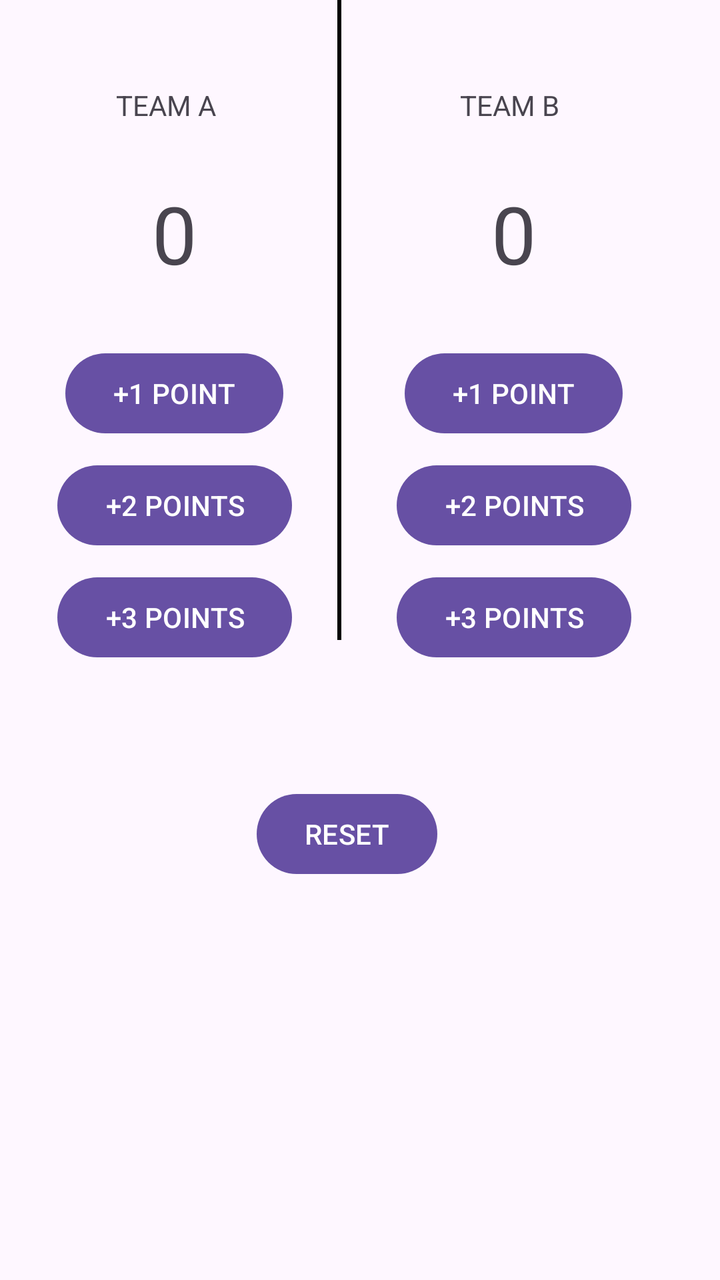
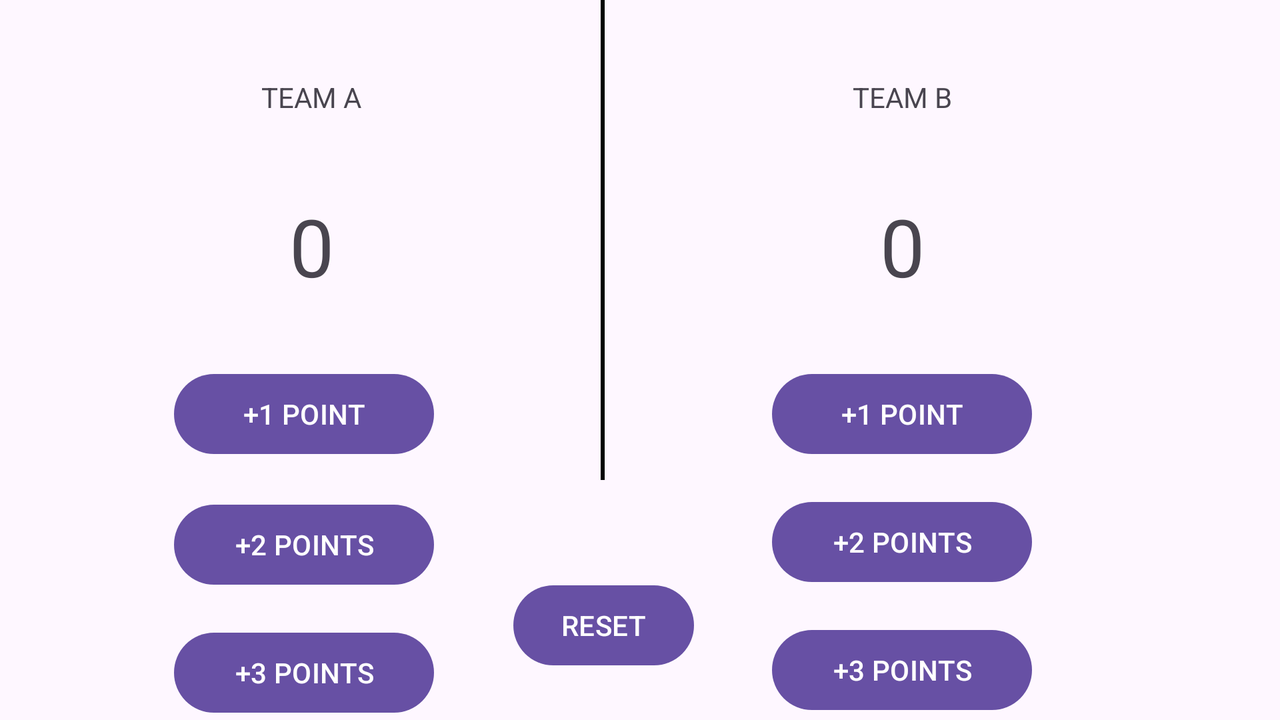

Compare how this app lays out the same screen by default and in its alternative resource folder. The renders come first, then the two layout files and the values they reference.
<!-- AndroidManifest.xml: application theme Theme.APPs -->
<!-- res/layout/activity_scoring_two.xml -->
<?xml version="1.0" encoding="utf-8"?>
<androidx.constraintlayout.widget.ConstraintLayout xmlns:android="http://schemas.android.com/apk/res/android"
    xmlns:app="http://schemas.android.com/apk/res-auto"
    xmlns:tools="http://schemas.android.com/tools"
    android:id="@+id/main"
    android:layout_width="match_parent"
    android:layout_height="match_parent"
    android:orientation="horizontal"
    tools:context=".ScoringTwoActivity" >

    <Button
        android:id="@+id/team2_add3"
        android:layout_width="wrap_content"
        android:layout_height="wrap_content"
        android:layout_marginTop="8dp"
        android:onClick="onTowClick"
        android:text="@string/_3_points"
        app:layout_constraintBottom_toBottomOf="parent"
        app:layout_constraintEnd_toEndOf="@+id/team2_add2"
        app:layout_constraintHorizontal_bias="0.0"
        app:layout_constraintStart_toStartOf="@+id/team2_add2"
        app:layout_constraintTop_toBottomOf="@+id/team2_add2"
        app:layout_constraintVertical_bias="0.0" />

    <TextView
        android:id="@+id/team1_score"
        android:layout_width="64dp"
        android:layout_height="64dp"
        android:layout_marginTop="16dp"
        android:gravity="center"
        android:text="0"
        android:textSize="40dp"
        app:layout_constraintEnd_toEndOf="@+id/team1"
        app:layout_constraintHorizontal_bias="0.607"
        app:layout_constraintStart_toStartOf="@+id/team1"
        app:layout_constraintTop_toBottomOf="@+id/team1" />

    <Button
        android:id="@+id/team1_add2"
        android:layout_width="wrap_content"
        android:layout_height="wrap_content"
        android:layout_marginTop="8dp"
        android:onClick="onTowClick"
        android:text="@string/_2_points"
        app:layout_constraintEnd_toEndOf="@+id/team1_add1"
        app:layout_constraintStart_toStartOf="@+id/team1_add1"
        app:layout_constraintTop_toBottomOf="@+id/team1_add1" />

    <Button
        android:id="@+id/team1_add1"
        android:layout_width="wrap_content"
        android:layout_height="wrap_content"
        android:layout_marginTop="24dp"
        android:onClick="onTowClick"
        android:text="@string/_1_point"
        app:layout_constraintEnd_toEndOf="@+id/team1_score"
        app:layout_constraintStart_toStartOf="@+id/team1_score"
        app:layout_constraintTop_toBottomOf="@+id/team1_score" />

    <TextView
        android:id="@+id/team1"
        android:layout_width="100dp"
        android:layout_height="32dp"
        android:layout_marginTop="16dp"
        android:gravity="center"
        android:text="@string/team_a"
        app:layout_constraintBottom_toBottomOf="parent"
        app:layout_constraintEnd_toEndOf="parent"
        app:layout_constraintHorizontal_bias="0.127"
        app:layout_constraintStart_toStartOf="parent"
        app:layout_constraintTop_toTopOf="parent"
        app:layout_constraintVertical_bias="0.035" />

    <TextView
        android:id="@+id/team2"
        android:layout_width="100dp"
        android:layout_height="32dp"
        android:layout_marginTop="16dp"
        android:gravity="center"
        android:text="@string/team_b"
        app:layout_constraintBottom_toBottomOf="parent"
        app:layout_constraintEnd_toEndOf="parent"
        app:layout_constraintHorizontal_bias="0.787"
        app:layout_constraintStart_toStartOf="parent"
        app:layout_constraintTop_toTopOf="parent"
        app:layout_constraintVertical_bias="0.035" />

    <TextView
        android:id="@+id/team2_score"
        android:layout_width="64dp"
        android:layout_height="64dp"
        android:layout_marginTop="16dp"
        android:gravity="center"
        android:text="0"
        android:textSize="40dp"
        app:layout_constraintEnd_toEndOf="@+id/team2"
        app:layout_constraintHorizontal_bias="0.555"
        app:layout_constraintStart_toStartOf="@+id/team2"
        app:layout_constraintTop_toBottomOf="@+id/team2" />

    <Button
        android:id="@+id/team2_add1"
        android:layout_width="wrap_content"
        android:layout_height="wrap_content"
        android:layout_marginTop="24dp"
        android:onClick="onTowClick"
        android:text="@string/_1_point"
        app:layout_constraintEnd_toEndOf="@+id/team2_score"
        app:layout_constraintStart_toStartOf="@+id/team2_score"
        app:layout_constraintTop_toBottomOf="@+id/team2_score" />

    <Button
        android:id="@+id/team2_add2"
        android:layout_width="wrap_content"
        android:layout_height="wrap_content"
        android:layout_marginTop="8dp"
        android:text="@string/_2_points"
        android:onClick="onTowClick"
        app:layout_constraintEnd_toEndOf="@+id/team2_add1"
        app:layout_constraintStart_toStartOf="@+id/team2_add1"
        app:layout_constraintTop_toBottomOf="@+id/team2_add1" />

    <Button
        android:id="@+id/team1_add3"
        android:layout_width="wrap_content"
        android:layout_height="wrap_content"
        android:layout_marginTop="8dp"
        android:onClick="onTowClick"
        android:text="@string/_3_points"
        app:layout_constraintEnd_toEndOf="@+id/team1_add2"
        app:layout_constraintStart_toStartOf="@+id/team1_add2"
        app:layout_constraintTop_toBottomOf="@+id/team1_add2" />

    <Button
        android:id="@+id/reset_btn"
        android:layout_width="wrap_content"
        android:layout_height="wrap_content"
        android:text="@string/reset"
        android:onClick="onTowClick"
        app:layout_constraintBottom_toBottomOf="parent"
        app:layout_constraintEnd_toEndOf="parent"
        app:layout_constraintHorizontal_bias="0.476"
        app:layout_constraintStart_toStartOf="parent"
        app:layout_constraintTop_toTopOf="parent"
        app:layout_constraintVertical_bias="0.664" />

    <TextView
        android:id="@+id/textView7"
        android:layout_width="2dp"
        android:layout_height="320dp"
        android:background="@color/black"
        app:layout_constraintBottom_toBottomOf="parent"
        app:layout_constraintEnd_toEndOf="parent"
        app:layout_constraintHorizontal_bias="0.471"
        app:layout_constraintStart_toStartOf="parent"
        app:layout_constraintTop_toTopOf="parent"
        app:layout_constraintVertical_bias="0.0" />
</androidx.constraintlayout.widget.ConstraintLayout>
<!-- resources referenced by this layout -->
<resources>
  <string name="_1_point">+1 POINT</string>
  <string name="_2_points">+2 POINTS</string>
  <string name="_3_points">+3 POINTS</string>
  <string name="reset">RESET</string>
  <string name="team_a">TEAM A</string>
  <string name="team_b">TEAM B</string>
  <style name="Theme.APPs" parent="Base.Theme.APPs" />
  <style name="Base.Theme.APPs" parent="Theme.Material3.DayNight.NoActionBar">
          
          
      </style>
</resources>
<!-- res/layout-land/activity_scoring_two.xml (the repository's variant of the layout above) -->
<!-- drawn on the phone turned sideways -->
<?xml version="1.0" encoding="utf-8"?>
<androidx.constraintlayout.widget.ConstraintLayout xmlns:android="http://schemas.android.com/apk/res/android"
    xmlns:app="http://schemas.android.com/apk/res-auto"
    xmlns:tools="http://schemas.android.com/tools"
    android:id="@+id/main"
    android:layout_width="match_parent"
    android:layout_height="match_parent"
    android:orientation="horizontal"
    tools:context=".ScoringTwoActivity">

    <TextView
        android:id="@+id/team1"
        android:layout_width="130dp"
        android:layout_height="45dp"
        android:layout_marginTop="16dp"
        android:gravity="center"
        android:text="@string/team_a"
        app:layout_constraintBottom_toBottomOf="parent"
        app:layout_constraintEnd_toEndOf="parent"
        app:layout_constraintHorizontal_bias="0.178"
        app:layout_constraintStart_toStartOf="parent"
        app:layout_constraintTop_toTopOf="parent"
        app:layout_constraintVertical_bias="0.034" />

    <Button
        android:id="@+id/team1_add3"
        android:layout_width="130dp"
        android:layout_height="48dp"
        android:layout_marginTop="16dp"
        android:onClick="onTowClick"
        android:text="@string/_3_points"
        app:layout_constraintBottom_toBottomOf="parent"
        app:layout_constraintEnd_toEndOf="@+id/team1_add2"
        app:layout_constraintHorizontal_bias="0.0"
        app:layout_constraintStart_toStartOf="@+id/team1_add2"
        app:layout_constraintTop_toBottomOf="@+id/team1_add2"
        app:layout_constraintVertical_bias="0.0" />

    <Button
        android:id="@+id/team1_add1"
        android:layout_width="130dp"
        android:layout_height="48dp"
        android:layout_marginTop="24dp"
        android:onClick="onTowClick"
        android:text="@string/_1_point"
        app:layout_constraintEnd_toEndOf="@+id/team1_score"
        app:layout_constraintHorizontal_bias="0.605"
        app:layout_constraintStart_toStartOf="@+id/team1_score"
        app:layout_constraintTop_toBottomOf="@+id/team1_score" />

    <TextView
        android:id="@+id/team1_score"
        android:layout_width="92dp"
        android:layout_height="72dp"
        android:layout_marginTop="16dp"
        android:gravity="center"
        android:text="0"
        android:textSize="40dp"
        app:layout_constraintEnd_toEndOf="@+id/team1"
        app:layout_constraintStart_toStartOf="@+id/team1"
        app:layout_constraintTop_toBottomOf="@+id/team1" />

    <Button
        android:id="@+id/team1_add2"
        android:layout_width="130dp"
        android:layout_height="48dp"
        android:layout_marginTop="16dp"
        android:onClick="onTowClick"
        android:text="@string/_2_points"
        app:layout_constraintBottom_toBottomOf="parent"
        app:layout_constraintEnd_toEndOf="@+id/team1_add1"
        app:layout_constraintHorizontal_bias="0.333"
        app:layout_constraintStart_toStartOf="@+id/team1_add1"
        app:layout_constraintTop_toBottomOf="@+id/team1_add1"
        app:layout_constraintVertical_bias="0.018" />

    <TextView
        android:id="@+id/team2"
        android:layout_width="130dp"
        android:layout_height="45dp"
        android:layout_marginTop="16dp"
        android:gravity="center"
        android:text="@string/team_b"
        app:layout_constraintBottom_toBottomOf="parent"
        app:layout_constraintEnd_toEndOf="parent"
        app:layout_constraintHorizontal_bias="0.757"
        app:layout_constraintStart_toStartOf="parent"
        app:layout_constraintTop_toTopOf="parent"
        app:layout_constraintVertical_bias="0.034" />

    <Button
        android:id="@+id/team2_add1"
        android:layout_width="130dp"
        android:layout_height="48dp"
        android:layout_marginTop="24dp"
        android:onClick="onTowClick"
        android:text="@string/_1_point"
        app:layout_constraintEnd_toEndOf="@+id/team2_score"
        app:layout_constraintStart_toStartOf="@+id/team2_score"
        app:layout_constraintTop_toBottomOf="@+id/team2_score" />

    <Button
        android:id="@+id/team2_add3"
        android:layout_width="130dp"
        android:layout_height="48dp"
        android:layout_marginTop="16dp"
        android:onClick="onTowClick"
        android:text="@string/_3_points"
        app:layout_constraintBottom_toBottomOf="parent"
        app:layout_constraintEnd_toEndOf="@+id/team2_add2"
        app:layout_constraintHorizontal_bias="0.0"
        app:layout_constraintStart_toStartOf="@+id/team2_add2"
        app:layout_constraintTop_toBottomOf="@+id/team2_add2"
        app:layout_constraintVertical_bias="0.0" />

    <Button
        android:id="@+id/team2_add2"
        android:layout_width="130dp"
        android:layout_height="48dp"
        android:layout_marginTop="16dp"
        android:onClick="onTowClick"
        android:text="@string/_2_points"
        app:layout_constraintEnd_toEndOf="@+id/team2_add1"
        app:layout_constraintHorizontal_bias="0.0"
        app:layout_constraintStart_toStartOf="@+id/team2_add1"
        app:layout_constraintTop_toBottomOf="@+id/team2_add1" />

    <TextView
        android:id="@+id/team2_score"
        android:layout_width="92dp"
        android:layout_height="72dp"
        android:layout_marginTop="16dp"
        android:gravity="center"
        android:text="0"
        android:textSize="40dp"
        app:layout_constraintEnd_toEndOf="@+id/team2"
        app:layout_constraintStart_toStartOf="@+id/team2"
        app:layout_constraintTop_toBottomOf="@+id/team2" />

    <Button
        android:id="@+id/reset_btn"
        android:layout_width="wrap_content"
        android:layout_height="wrap_content"
        android:onClick="onTowClick"
        android:text="@string/reset"
        app:layout_constraintBottom_toBottomOf="parent"
        app:layout_constraintEnd_toEndOf="parent"
        app:layout_constraintHorizontal_bias="0.467"
        app:layout_constraintStart_toStartOf="parent"
        app:layout_constraintTop_toTopOf="parent"
        app:layout_constraintVertical_bias="0.925" />

    <TextView
        android:id="@+id/textView7"
        android:layout_width="2dp"
        android:layout_height="240dp"
        android:background="@color/black"
        app:layout_constraintBottom_toBottomOf="parent"
        app:layout_constraintEnd_toEndOf="parent"
        app:layout_constraintHorizontal_bias="0.471"
        app:layout_constraintStart_toStartOf="parent"
        app:layout_constraintTop_toTopOf="parent"
        app:layout_constraintVertical_bias="0.0" />
</androidx.constraintlayout.widget.ConstraintLayout>
